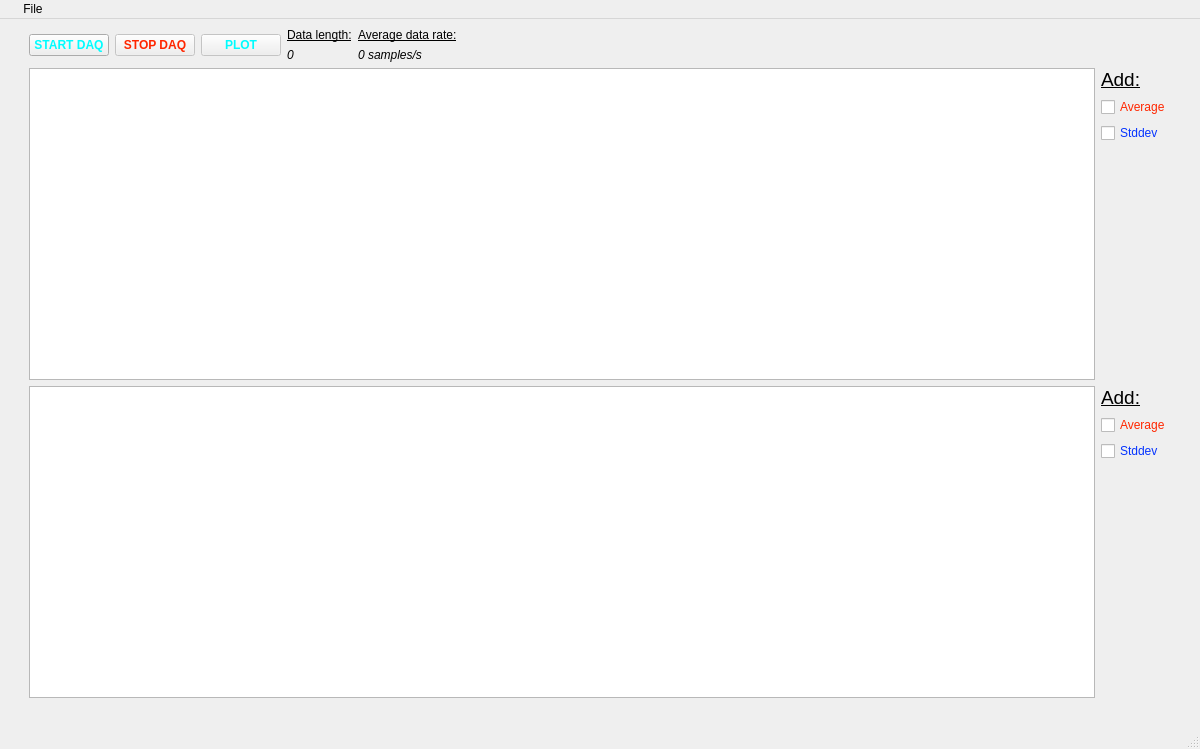
<?xml version="1.0" encoding="UTF-8"?>
<ui version="4.0">
 <class>main_window</class>
 <widget class="QMainWindow" name="main_window">
  <property name="geometry">
   <rect>
    <x>0</x>
    <y>0</y>
    <width>1200</width>
    <height>749</height>
   </rect>
  </property>
  <property name="sizePolicy">
   <sizepolicy hsizetype="Preferred" vsizetype="Preferred">
    <horstretch>0</horstretch>
    <verstretch>0</verstretch>
   </sizepolicy>
  </property>
  <property name="font">
   <font>
    <underline>false</underline>
   </font>
  </property>
  <property name="windowTitle">
   <string>Live DAQ Simulator</string>
  </property>
  <property name="statusTip">
   <string/>
  </property>
  <widget class="QWidget" name="centralwidget">
   <layout class="QGridLayout" name="gridLayout_2">
    <item row="0" column="0" rowspan="2">
     <spacer name="verticalSpacer_3">
      <property name="orientation">
       <enum>Qt::Vertical</enum>
      </property>
      <property name="sizeHint" stdset="0">
       <size>
        <width>20</width>
        <height>671</height>
       </size>
      </property>
     </spacer>
    </item>
    <item row="0" column="1">
     <layout class="QGridLayout" name="gridLayout">
      <item row="0" column="0" colspan="2">
       <layout class="QHBoxLayout" name="horizontalLayout_2">
        <item>
         <layout class="QHBoxLayout" name="horizontalLayout">
          <item>
           <widget class="QPushButton" name="start_button">
            <property name="font">
             <font>
              <weight>75</weight>
              <bold>true</bold>
              <underline>false</underline>
             </font>
            </property>
            <property name="styleSheet">
             <string notr="true">color: rgb(0, 253, 255);</string>
            </property>
            <property name="text">
             <string>START DAQ</string>
            </property>
            <property name="checkable">
             <bool>false</bool>
            </property>
           </widget>
          </item>
          <item>
           <widget class="QPushButton" name="stop_button">
            <property name="enabled">
             <bool>false</bool>
            </property>
            <property name="font">
             <font>
              <weight>75</weight>
              <bold>true</bold>
              <underline>false</underline>
             </font>
            </property>
            <property name="styleSheet">
             <string notr="true">color: rgb(255, 38, 0);</string>
            </property>
            <property name="text">
             <string>STOP DAQ</string>
            </property>
            <property name="autoDefault">
             <bool>false</bool>
            </property>
            <property name="default">
             <bool>false</bool>
            </property>
           </widget>
          </item>
          <item>
           <widget class="QPushButton" name="plot_button">
            <property name="enabled">
             <bool>false</bool>
            </property>
            <property name="font">
             <font>
              <weight>75</weight>
              <bold>true</bold>
              <underline>false</underline>
             </font>
            </property>
            <property name="styleSheet">
             <string notr="true">color: rgb(0, 253, 255);</string>
            </property>
            <property name="text">
             <string>PLOT</string>
            </property>
            <property name="checkable">
             <bool>false</bool>
            </property>
            <property name="autoDefault">
             <bool>false</bool>
            </property>
            <property name="default">
             <bool>false</bool>
            </property>
           </widget>
          </item>
         </layout>
        </item>
        <item>
         <layout class="QVBoxLayout" name="verticalLayout">
          <item>
           <widget class="QLabel" name="label_2">
            <property name="font">
             <font>
              <underline>true</underline>
             </font>
            </property>
            <property name="text">
             <string>Data length:</string>
            </property>
           </widget>
          </item>
          <item>
           <widget class="QLabel" name="data_len_label">
            <property name="font">
             <font>
              <italic>true</italic>
              <underline>false</underline>
             </font>
            </property>
            <property name="text">
             <string>0</string>
            </property>
           </widget>
          </item>
         </layout>
        </item>
        <item>
         <layout class="QVBoxLayout" name="verticalLayout_2">
          <item>
           <widget class="QLabel" name="label_4">
            <property name="font">
             <font>
              <underline>true</underline>
             </font>
            </property>
            <property name="text">
             <string>Average data rate:</string>
            </property>
           </widget>
          </item>
          <item>
           <widget class="QLabel" name="avg_data_rate_label">
            <property name="font">
             <font>
              <italic>true</italic>
              <underline>false</underline>
             </font>
            </property>
            <property name="text">
             <string>0 samples/s</string>
            </property>
           </widget>
          </item>
         </layout>
        </item>
        <item>
         <spacer name="horizontalSpacer">
          <property name="orientation">
           <enum>Qt::Horizontal</enum>
          </property>
          <property name="sizeHint" stdset="0">
           <size>
            <width>438</width>
            <height>20</height>
           </size>
          </property>
         </spacer>
        </item>
       </layout>
      </item>
      <item row="1" column="0">
       <layout class="QVBoxLayout" name="verticalLayout_5">
        <item>
         <widget class="PlotWidget" name="plot_1"/>
        </item>
        <item>
         <widget class="PlotWidget" name="plot_2"/>
        </item>
       </layout>
      </item>
      <item row="1" column="1">
       <layout class="QVBoxLayout" name="verticalLayout_6">
        <item>
         <layout class="QVBoxLayout" name="verticalLayout_3">
          <item>
           <widget class="QLabel" name="label">
            <property name="font">
             <font>
              <pointsize>14</pointsize>
              <underline>true</underline>
             </font>
            </property>
            <property name="text">
             <string>Add:</string>
            </property>
           </widget>
          </item>
          <item>
           <widget class="QCheckBox" name="average_cb_1">
            <property name="styleSheet">
             <string notr="true">color:rgb(255, 38, 0)</string>
            </property>
            <property name="text">
             <string>Average</string>
            </property>
           </widget>
          </item>
          <item>
           <widget class="QCheckBox" name="stddev_cb_1">
            <property name="styleSheet">
             <string notr="true">color:rgb(4, 51, 255)</string>
            </property>
            <property name="text">
             <string>Stddev</string>
            </property>
           </widget>
          </item>
         </layout>
        </item>
        <item>
         <spacer name="verticalSpacer">
          <property name="orientation">
           <enum>Qt::Vertical</enum>
          </property>
          <property name="sizeHint" stdset="0">
           <size>
            <width>68</width>
            <height>178</height>
           </size>
          </property>
         </spacer>
        </item>
        <item>
         <layout class="QVBoxLayout" name="verticalLayout_4">
          <item>
           <widget class="QLabel" name="label_3">
            <property name="font">
             <font>
              <pointsize>14</pointsize>
              <underline>true</underline>
             </font>
            </property>
            <property name="text">
             <string>Add:</string>
            </property>
           </widget>
          </item>
          <item>
           <widget class="QCheckBox" name="average_cb_2">
            <property name="styleSheet">
             <string notr="true">color:rgb(255, 38, 0)</string>
            </property>
            <property name="text">
             <string>Average</string>
            </property>
           </widget>
          </item>
          <item>
           <widget class="QCheckBox" name="stddev_cb_2">
            <property name="styleSheet">
             <string notr="true">color:rgb(4, 51, 255)</string>
            </property>
            <property name="text">
             <string>Stddev</string>
            </property>
           </widget>
          </item>
         </layout>
        </item>
        <item>
         <spacer name="verticalSpacer_2">
          <property name="orientation">
           <enum>Qt::Vertical</enum>
          </property>
          <property name="sizeHint" stdset="0">
           <size>
            <width>68</width>
            <height>168</height>
           </size>
          </property>
         </spacer>
        </item>
       </layout>
      </item>
     </layout>
    </item>
    <item row="0" column="2" rowspan="2">
     <spacer name="verticalSpacer_4">
      <property name="orientation">
       <enum>Qt::Vertical</enum>
      </property>
      <property name="sizeHint" stdset="0">
       <size>
        <width>20</width>
        <height>671</height>
       </size>
      </property>
     </spacer>
    </item>
    <item row="1" column="1">
     <spacer name="horizontalSpacer_2">
      <property name="orientation">
       <enum>Qt::Horizontal</enum>
      </property>
      <property name="sizeHint" stdset="0">
       <size>
        <width>1107</width>
        <height>20</height>
       </size>
      </property>
     </spacer>
    </item>
   </layout>
   <zorder>verticalSpacer_3</zorder>
   <zorder>horizontalSpacer_2</zorder>
   <zorder>verticalSpacer_4</zorder>
  </widget>
  <widget class="QMenuBar" name="menubar">
   <property name="geometry">
    <rect>
     <x>0</x>
     <y>0</y>
     <width>1200</width>
     <height>24</height>
    </rect>
   </property>
   <widget class="QMenu" name="menuFile">
    <property name="title">
     <string/>
    </property>
    <addaction name="actionNew"/>
   </widget>
   <widget class="QMenu" name="menuFile_2">
    <property name="title">
     <string>File</string>
    </property>
    <addaction name="actionConnect_equipment"/>
   </widget>
   <addaction name="menuFile"/>
   <addaction name="menuFile_2"/>
  </widget>
  <widget class="QStatusBar" name="statusbar"/>
  <action name="actionNew">
   <property name="text">
    <string>New</string>
   </property>
  </action>
  <action name="actionConnect_equipment">
   <property name="text">
    <string>Connect equipment</string>
   </property>
  </action>
 </widget>
 <customwidgets>
  <customwidget>
   <class>PlotWidget</class>
   <extends>QGraphicsView</extends>
   <header>pyqtgraph</header>
  </customwidget>
 </customwidgets>
 <resources/>
 <connections/>
</ui>
